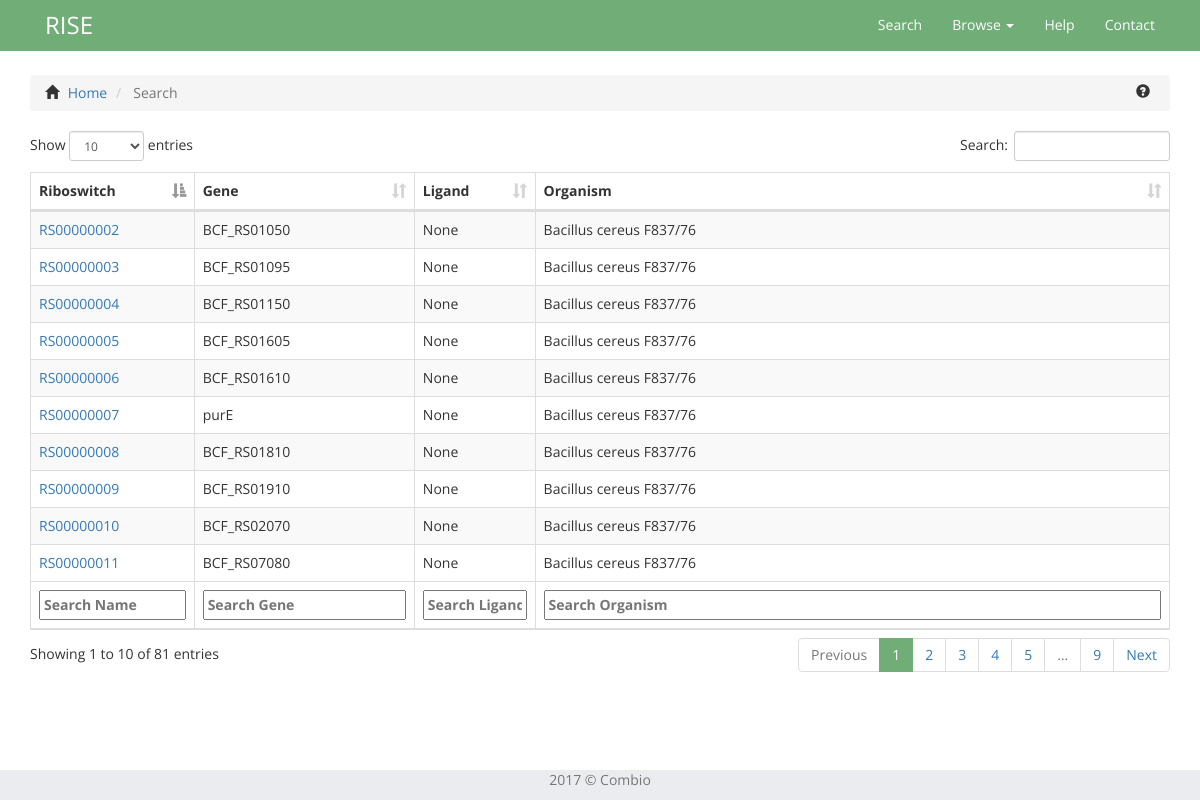
The app's page /searcher/ with its own data.
### database/models.py (models this page shows, shortened)
class Record(models.Model):
	family = models.ForeignKey('RiboFamily', null = True)
	gene = models.OneToOneField('Gene', null = True, related_name = 'gene')
	genes_under_operon_regulation = models.ManyToManyField('Gene', related_name = 'operon_gene') # MANY TO MANY
	terminator = models.OneToOneField('Position', null = True, related_name = 'terminator')
	promoter = models.OneToOneField('Position', null = True, related_name = 'promoter')
	shinedalgarno = models.OneToOneField('Position', null = True, related_name = 'shinedalgarno')
	articles = models.ManyToManyField('Article', related_name = 'article') # MANY TO MANY
	sequence = models.TextField('sekwencja') # Wywalic?
	EFFECT_CHOICES = (
		('+', 'ACTIVATION'),
		('.', 'UNKNOWN'),
		('-', 'SILECING'),
	)
	effect = models.CharField(max_length = 1, choices = EFFECT_CHOICES, default = '.')
	MECHANISM_CHOICES = (
		('TRN', 'TRANSCRIPTION'),
		('TRL', 'TRANSLATION'),
		('UN', 'UNKNOWN'),
		('DG', 'DEGRADATION'),
	)
	mechanism = models.CharField(max_length = 3, choices = MECHANISM_CHOICES, default = 'UN')
	mechanism_confirmation = models.ForeignKey('Article', related_name = 'confirmation', null = True) # ZROBIĆ!
	def name(self):
		return "RS{}".format((str(self.id).zfill(8)))

class Gene(models.Model):
	organism = models.ForeignKey('Organism', null = True)
	name = models.CharField('nazwa', max_length = 20, null = False)
	locus_tag = models.CharField(max_length = 15)
	position = models.OneToOneField('Position', null = True, related_name = 'gene_position')

class Organism(models.Model):
	scientific_name = models.CharField('nazwa_naukowa', max_length = 250) #, primary_key = True)
	common_name = models.CharField('nazwa_zwyczajowa', max_length = 250)
	accession_number = models.CharField('numer_dostepu', max_length = 30) # ID build jako nazwa genomu
	build_id = models.CharField('numer_dostepu', max_length = 30, primary_key = True) ### !!! NEW !!! ###
	taxonomy = models.OneToOneField('Taxonomy', null = True) ### !!! NEW !!! ###

### database/views.py (the view)
# urls.py: url(r'^searcher/$', views.searcher, name='searcher'),
def searcher(request):
    recordList = []
    for e in Record.objects.all():
        if e.family != None:
            dic = {
                'name': e.name,
                'gene' : None,
                'ligand': None,
                'organism': None,
            }
            dic['ligand'] = e.family.ribo_class.ligands.all()[0].name if e.family.ribo_class.ligands.all() else dic['ligand']
            dic['gene'] = e.gene.name if e.gene.name != None else dic['gene']
            dic['organism'] = e.gene.organism.scientific_name if e.gene.organism.scientific_name != None else dic['organism']
            recordList.append(dic.copy())
    context = {
        'recordList': recordList,
    }
    return render(request, 'database/searcher.html', context)

### database/templates/database/searcher.html (shortened to what this page needs)
{% extends 'database/base.html' %}
{% load static %}
{% block css_plugins %}
<link rel="stylesheet" type="text/css" href="{% static "database/plugins/datatables/styles/datatables.bootstrap.min.css" %}">
{% endblock %}
{% block content %}
<div class="container">
  <div class="bs-example">
    <ul class="breadcrumb">
      <li>
        <span class="glyphicon glyphicon-home"></span>
        <a href="{% url 'database:index' %}">
          Home
        </a>
      </li>
      <li class="active">
        Search
      </li>
      <span data-toggle="popover" class="glyphicon glyphicon-question-sign glyphicon-help pull-right" title="Searcher" data-content="This is a searcher. On this page, there are displaying all the riboswitches from the database. You can eaisly filter the results using the inputs on the bottom of the page. In order to see the record, you should click on a riboswitch name." data-trigger="hover" data-placement="left"></span>
    </ul>
  </div>
    <div class="col-xs-12" id="table_wrapper">
      <table id="search-table" class="display table table-striped table-bordered" cellspacing="0" width="100%">
        <thead>
          <tr>
            <th>Riboswitch</th>
            <th>Gene</th>
            <th>Ligand</th>
            <th>Organism</th>
          </tr>
        </thead>
        <tfoot>
            <tr>
                <th>Name</th>
                <th>Gene</th>
                <th>Ligand</th>
                <th>Organism</th>
            </tr>
        </tfoot>
        <tbody>
        {% for rr in recordList %}
          <tr role="row">
            <td><a href="{% url 'search:record' rr.name %}">{{ rr.name }}</a></td>
            <td>{{ rr.gene }}</td>
            <td>{{ rr.ligand }}</td>
            <td>{{ rr.organism }}</td>
          </tr>
        {% endfor %}
        </tbody>
      </table>
    </div>
</div>
{% endblock %}

### database/static/database/css/custom.css (style rules this page uses)
html { height: 100%; }
body { padding-top: 60px; height: 100%; font-family: 'Open Sans', sans-serif !important; }
.breadcrumb { margin-top: 15px !important; }
.glyphicon-help { margin-right: 5px; }
.glyphicon-home { margin-right: 5px; }
#table_wrapper { padding-left: 0; padding-right: 0; }

### records on screen
Record: name "RS00000002"
Gene: gene "BCF_RS01050"
Organism: organism "Bacillus cereus F837/76" "Bacillus cereus F837/76" "Bacillus cereus F837/76" "Bacillus cereus F837/76" "Bacillus cereus F837/76" "Bacillus cereus F837/76" "Bacillus cereus F837/76" "Bacillus cereus F837/76" "Bacillus cereus F837/76" "Bacillus cereus F837/76"
Record: name "RS00000003"
Gene: gene "BCF_RS01095"
Record: name "RS00000004"
Gene: gene "BCF_RS01150"
Record: name "RS00000005"
Gene: gene "BCF_RS01605"
Record: name "RS00000006"
Gene: gene "BCF_RS01610"
Record: name "RS00000007"
Gene: gene "purE"
Record: name "RS00000008"
Gene: gene "BCF_RS01810"
Record: name "RS00000009"
Gene: gene "BCF_RS01910"
Record: name "RS00000010"
Gene: gene "BCF_RS02070"
Record: name "RS00000011"
Gene: gene "BCF_RS07080"

### other values on screen
{{ rr.ligand }} "None" "None" "None" "None" "None" "None" "None" "None" "None" "None"
